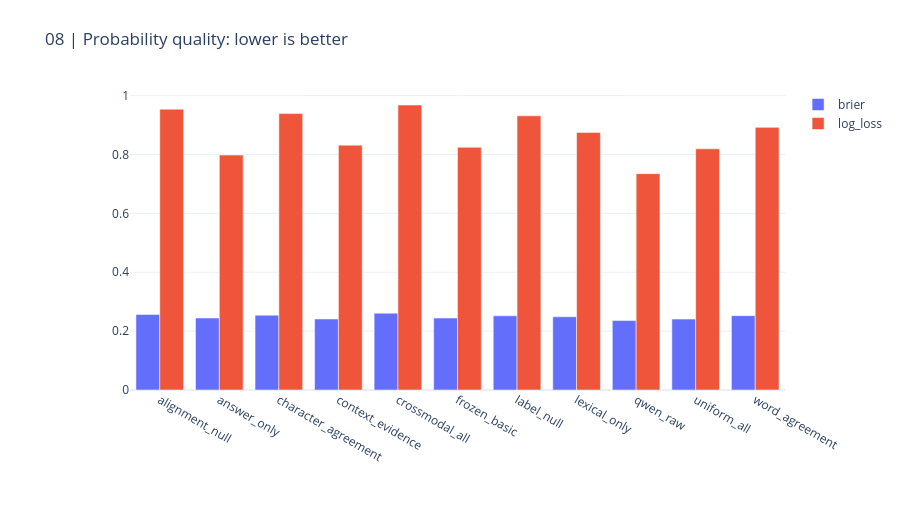

The code cell stored with this chart in its notebook:
### Markdown cell above
## 6. Probability quality and metric definitions

Macro policy AUC, raw pooled AUC and within-policy-ranked pooled AUC are different diagnostics. None is a new hidden evaluation score.

### Code cell
display(pd.DataFrame(RESULT["pooled_metrics"]))
CHARTS[7].show(renderer="plotly_mimetype")

### Figure 1 — Plotly figure (JSON) as saved in the notebook; plotly's stock layout.template omitted (floating-point values rounded to 4 significant figures)
{"data": [{"name": "brier", "type": "bar", "x": ["alignment_null", "answer_only", "character_agreement", "context_evidence", "crossmodal_all", "frozen_basic", "label_null", "lexical_only", "qwen_raw", "uniform_all", "word_agreement"], "y": [0.2567, 0.2446, 0.2541, 0.2412, 0.2611, 0.2444, 0.252, 0.2488, 0.2359, 0.2408, 0.2525]}, {"name": "log_loss", "type": "bar", "x": ["alignment_null", "answer_only", "character_agreement", "context_evidence", "crossmodal_all", "frozen_basic", "label_null", "lexical_only", "qwen_raw", "uniform_all", "word_agreement"], "y": [0.9539, 0.798, 0.9389, 0.8318, 0.9681, 0.8244, 0.9314, 0.8751, 0.7349, 0.8193, 0.8922]}], "layout": {"barmode": "group", "height": 530, "margin": {"b": 140, "l": 130, "r": 35, "t": 90}, "title": {"text": "08 | Probability quality: lower is better"}, "xaxis": {"automargin": true}, "yaxis": {"automargin": true}}}
